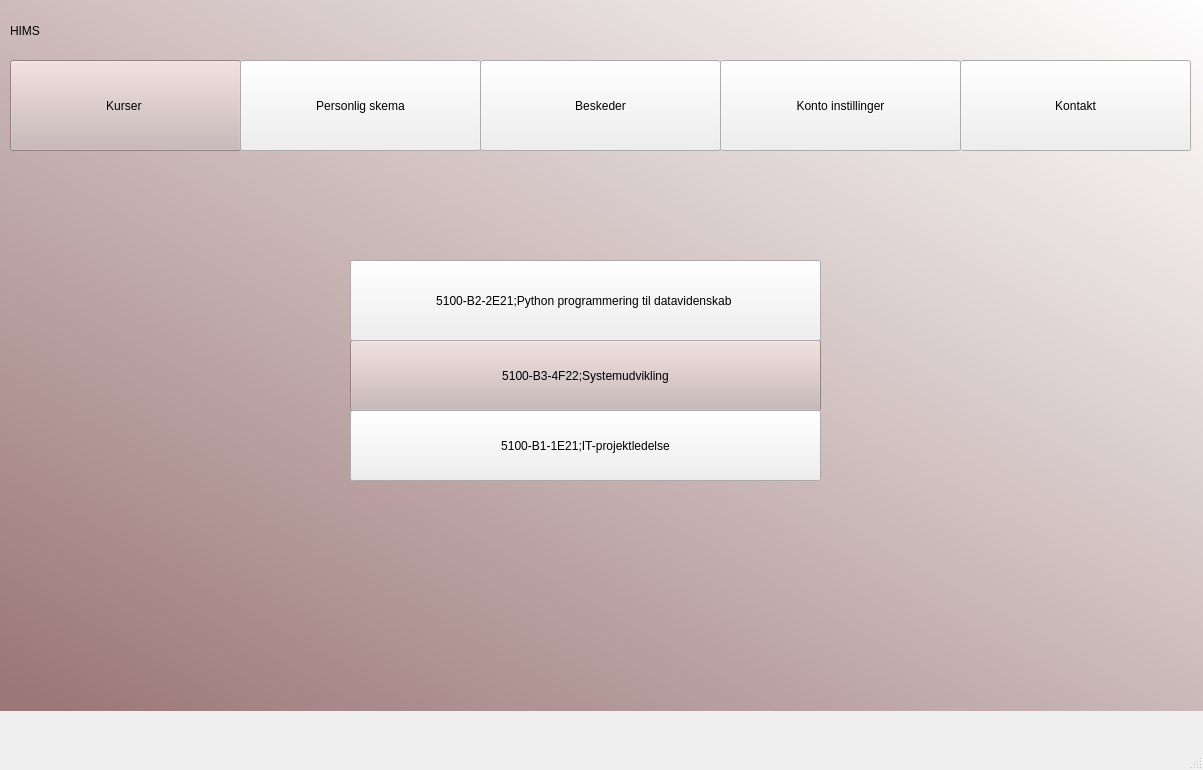
<?xml version="1.0" encoding="UTF-8"?>
<ui version="4.0">
 <class>MainWindow</class>
 <widget class="QMainWindow" name="MainWindow">
  <property name="geometry">
   <rect>
    <x>0</x>
    <y>0</y>
    <width>1203</width>
    <height>770</height>
   </rect>
  </property>
  <property name="windowTitle">
   <string>MainWindow</string>
  </property>
  <widget class="QWidget" name="centralwidget">
   <widget class="QWidget" name="widget" native="true">
    <property name="geometry">
     <rect>
      <x>0</x>
      <y>0</y>
      <width>1211</width>
      <height>711</height>
     </rect>
    </property>
    <property name="styleSheet">
     <string notr="true">QWidget#widget{
background-color: qlineargradient(spread:pad, x1:0.0348259, y1:1, x2:1, y2:0, stop:0 rgba(155, 119, 119, 255), stop:1 rgba(255, 255, 255, 255));}</string>
    </property>
    <widget class="QPushButton" name="pushButton">
     <property name="geometry">
      <rect>
       <x>10</x>
       <y>60</y>
       <width>231</width>
       <height>91</height>
      </rect>
     </property>
     <property name="styleSheet">
      <string notr="true">font: 75 10pt &quot;MS Shell Dlg 2&quot;;
background-color: rgb(201, 182, 182);
</string>
     </property>
     <property name="text">
      <string>Kurser </string>
     </property>
    </widget>
    <widget class="QPushButton" name="pushButton_2">
     <property name="geometry">
      <rect>
       <x>240</x>
       <y>60</y>
       <width>241</width>
       <height>91</height>
      </rect>
     </property>
     <property name="styleSheet">
      <string notr="true">font: 10pt &quot;MS Shell Dlg 2&quot;;</string>
     </property>
     <property name="text">
      <string>Personlig skema</string>
     </property>
    </widget>
    <widget class="QPushButton" name="pushButton_3">
     <property name="geometry">
      <rect>
       <x>960</x>
       <y>60</y>
       <width>231</width>
       <height>91</height>
      </rect>
     </property>
     <property name="styleSheet">
      <string notr="true">font: 10pt &quot;MS Shell Dlg 2&quot;;</string>
     </property>
     <property name="text">
      <string>Kontakt</string>
     </property>
    </widget>
    <widget class="QPushButton" name="pushButton_4">
     <property name="geometry">
      <rect>
       <x>720</x>
       <y>60</y>
       <width>241</width>
       <height>91</height>
      </rect>
     </property>
     <property name="styleSheet">
      <string notr="true">font: 10pt &quot;MS Shell Dlg 2&quot;;</string>
     </property>
     <property name="text">
      <string>Konto instillinger</string>
     </property>
    </widget>
    <widget class="QPushButton" name="pushButton_5">
     <property name="geometry">
      <rect>
       <x>480</x>
       <y>60</y>
       <width>241</width>
       <height>91</height>
      </rect>
     </property>
     <property name="styleSheet">
      <string notr="true">font: 10pt &quot;MS Shell Dlg 2&quot;;</string>
     </property>
     <property name="text">
      <string>Beskeder</string>
     </property>
    </widget>
    <widget class="QLabel" name="label">
     <property name="geometry">
      <rect>
       <x>10</x>
       <y>10</y>
       <width>121</width>
       <height>41</height>
      </rect>
     </property>
     <property name="styleSheet">
      <string notr="true">font: 75 28pt &quot;Constantia&quot;;</string>
     </property>
     <property name="text">
      <string>HIMS</string>
     </property>
    </widget>
    <widget class="QPushButton" name="pushButton_11">
     <property name="geometry">
      <rect>
       <x>350</x>
       <y>340</y>
       <width>471</width>
       <height>71</height>
      </rect>
     </property>
     <property name="styleSheet">
      <string notr="true">font: 75 10pt &quot;MS Shell Dlg 2&quot;;
background-color: rgb(201, 182, 182);
</string>
     </property>
     <property name="text">
      <string> 5100-B3-4F22;Systemudvikling </string>
     </property>
    </widget>
    <widget class="QPushButton" name="pushButton_20">
     <property name="geometry">
      <rect>
       <x>350</x>
       <y>410</y>
       <width>471</width>
       <height>71</height>
      </rect>
     </property>
     <property name="styleSheet">
      <string notr="true">font: 75 10pt &quot;MS Shell Dlg 2&quot;;

</string>
     </property>
     <property name="text">
      <string> 5100-B1-1E21;IT-projektledelse </string>
     </property>
    </widget>
    <widget class="QPushButton" name="pushButton_19">
     <property name="geometry">
      <rect>
       <x>350</x>
       <y>260</y>
       <width>471</width>
       <height>81</height>
      </rect>
     </property>
     <property name="styleSheet">
      <string notr="true">font: 75 10pt &quot;MS Shell Dlg 2&quot;;

</string>
     </property>
     <property name="text">
      <string> 5100-B2-2E21;Python programmering til datavidenskab  </string>
     </property>
    </widget>
   </widget>
  </widget>
  <widget class="QMenuBar" name="menubar">
   <property name="geometry">
    <rect>
     <x>0</x>
     <y>0</y>
     <width>1203</width>
     <height>26</height>
    </rect>
   </property>
  </widget>
  <widget class="QStatusBar" name="statusbar"/>
 </widget>
 <resources/>
 <connections/>
</ui>
